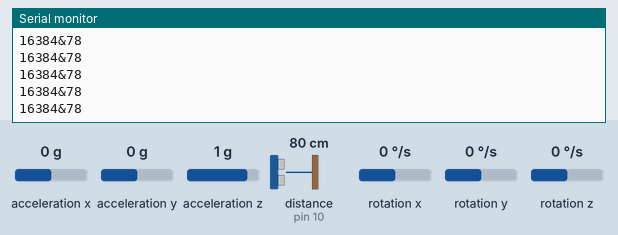
Simulated run of this sketch. Board: Arduino Uno, built with avr-gcc and run on an emulated ATmega328P. On the bench: the last lines printed to the serial monitor. Wiring (inferred from the names in the program): ultrasonic range finder: trigger pin 9; echo pin 10; MPU-6050 motion sensor at I2C address 0x68. The test bench sets the inputs (shaded band); at power-on: distance to the obstacle (sensor on pin 10) 80 cm, acceleration x 0 g, acceleration y 0 g, acceleration z 1 g, rotation x 0 °/s, rotation y 0 °/s, rotation z 0 °/s. The echo pulse lasts 58.3 µs per cm.

Above: at 1.2 s.
1.3 s: distance to the obstacle (sensor on pin 10) set to 9 cm
At 1.33 s:
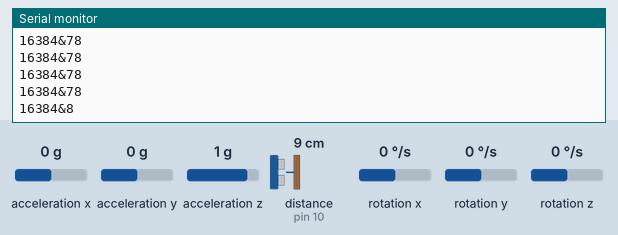
4.3 s: acceleration x set to -1.4 g
At 4.31 s:
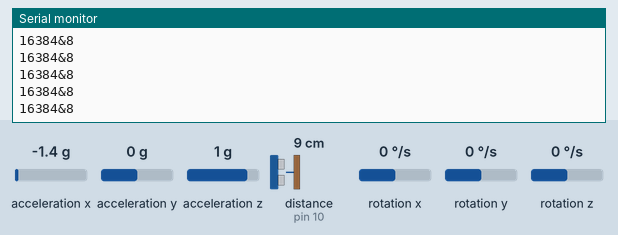
5.8 s: acceleration y set to -1.4 g
At 5.85 s:
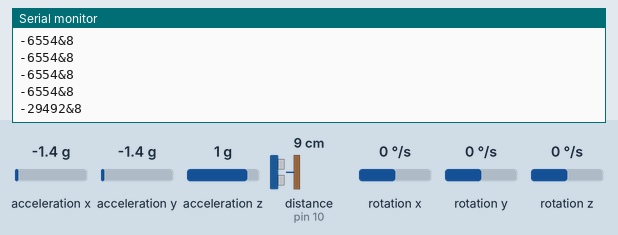
7.3 s: acceleration z set to -1.4 g
At 7.33 s:
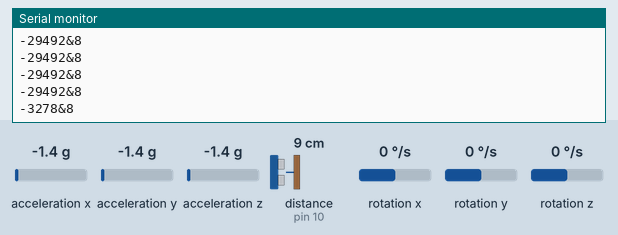
8.8 s: distance to the obstacle (sensor on pin 10) set to 2 cm
At 8.82 s:
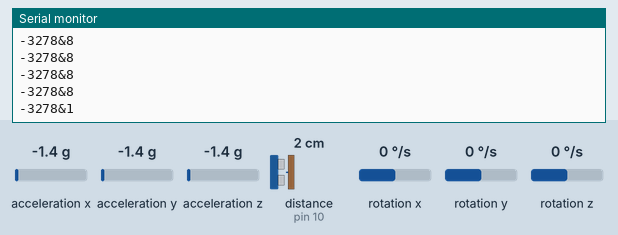
Timing chart, 0 to 11.3 s (numbered marks = the images above; inputs shaded):
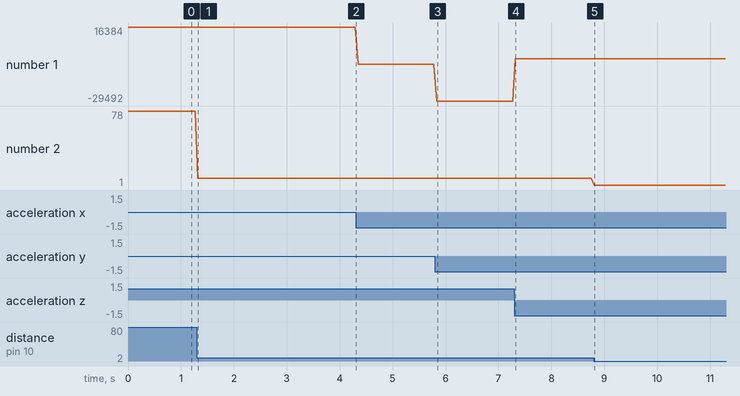

The sketch:

Arduino_Flappy_Bird_Inputs.ino
```cpp
#include<Wire.h>
const int MPU6050_addr=0x68;
int16_t AccX,AccY,AccZ,Temp,GyroX,GyroY,GyroZ;
const int trigPin = 9;
const int echoPin = 10;
long duration;
int distance;

void setup(){
  Wire.begin();
  Wire.beginTransmission(MPU6050_addr);
  Wire.write(0x6B);
  Wire.write(0);
  Wire.endTransmission(true);
  pinMode(trigPin, OUTPUT);
  pinMode(echoPin, INPUT);
  Serial.begin(9600);
}

void loop(){
  Wire.beginTransmission(MPU6050_addr);
  Wire.write(0x3B);
  Wire.endTransmission(false);
  Wire.requestFrom(MPU6050_addr,14,true);
  AccX=Wire.read()<<8|Wire.read();
  AccY=Wire.read()<<8|Wire.read();
  AccZ=Wire.read()<<8|Wire.read();
  Temp=Wire.read()<<8|Wire.read();
  GyroX=Wire.read()<<8|Wire.read();
  GyroY=Wire.read()<<8|Wire.read();
  GyroZ=Wire.read()<<8|Wire.read();
  digitalWrite(trigPin, LOW);
  delayMicroseconds(2);
  digitalWrite(trigPin, HIGH);
  delayMicroseconds(10);
  digitalWrite(trigPin, LOW);
  duration = pulseIn(echoPin, HIGH);
  distance= duration*0.034/2;
  Serial.print(AccX+AccY+AccZ);
  Serial.print("&");
  Serial.println(distance);
  delay(50);
}
```

Measured:
- after the input at 1.3 s, the serial monitor: prints a new line at once (image 1)
- after the input at 5.8 s, the serial monitor: prints a new line at once (image 3)
- after the input at 7.3 s, the serial monitor: prints a new line at once (image 4)
- after the input at 8.8 s, the serial monitor: prints a new line at once (image 5)
- plotted number 1: 16384 → -6554 after the input at 4.3 s, -6554 → -29492 after the input at 5.8 s, -29492 → -3278 after the input at 7.3 s
- plotted number 2: 78 → 8 after the input at 1.3 s, 8 → 1 after the input at 8.8 s
